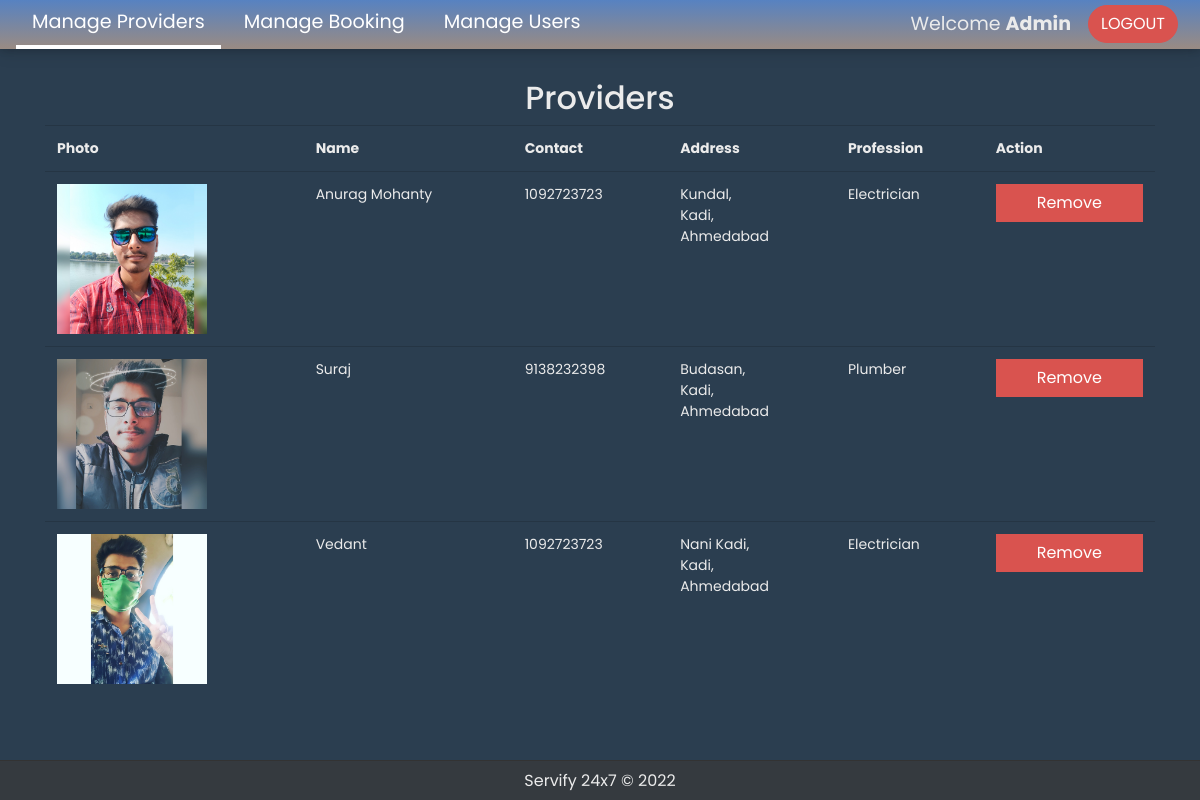
Page /managehall.php (signed in) on the earlier database version.
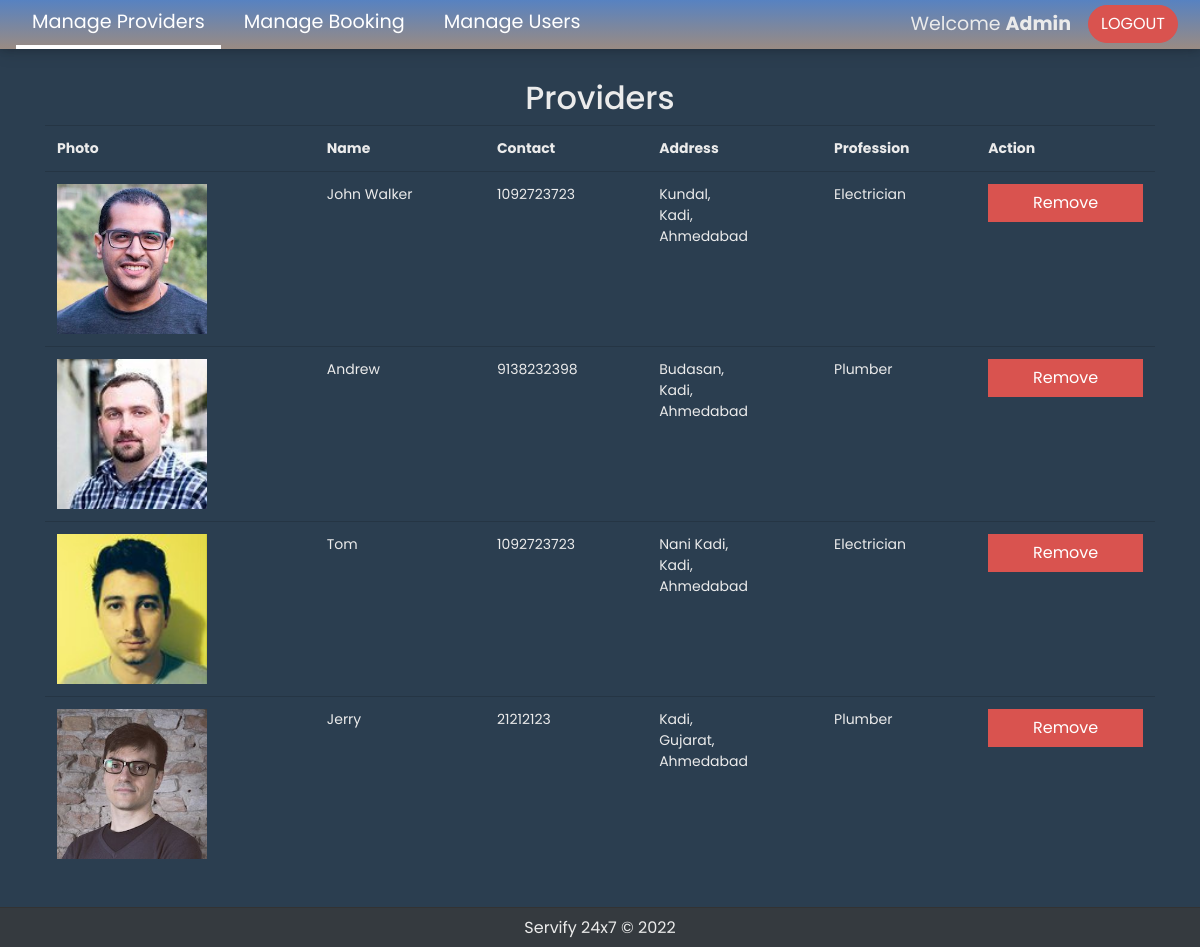
Same page on the later database version.
### tables this page shows
CREATE TABLE `providers` (
  `id` int(10) UNSIGNED NOT NULL,
  `name` varchar(255) NOT NULL,
  `contact` varchar(20) NOT NULL,
  `email` varchar(255) NOT NULL,
  `descr` varchar(1000) NOT NULL,
  `adder1` varchar(255) NOT NULL,
  `adder2` varchar(255) NOT NULL,
  `city` varchar(50) NOT NULL,
  `password` varchar(255) NOT NULL,
  `photo` varchar(255) NOT NULL,
  `profession` varchar(255) NOT NULL,
  `rating` varchar(255) NOT NULL
);

### scripts/DB.php (called while the page is built, shortened)
<?php
class DB
{
    protected static $_stmt = null;
    public static function getConnection()
    {
        try {
            $conn = new PDO("mysql:host=".self::HOST.";dbname=".self::DBNAME, self::USERNAME, self::PASSWORD, []);
            $conn->setAttribute(PDO::ATTR_ERRMODE, PDO::ERRMODE_EXCEPTION);
        } catch (PDOException $e) {
            echo $e->getMessage();
        }
        return $conn;
    }
    public static function query($sql, $params = array())
    {
        try {
            self::$_stmt = self::getConnection()->prepare($sql);
            if (empty($params)) {
                self::$_stmt->execute();
            } else {
                self::$_stmt->execute($params);
            }
            return self::$_stmt;
        } catch (PDOException $e) {
            echo $e->getMessage();
        }
    }
}

### managehall.php (the view, shortened to what this page needs)
<?php
    include_once "include/header.php";
    include_once "scripts/DB.php";
    $stmt = DB::query("SELECT * FROM providers");
    $providers = $stmt->fetchAll(PDO::FETCH_OBJ);
?>
<div class="container" style="margin-top: 30px; margin-bottom: 60px;">
    <h2 class="text-center"> Providers </h2>
    <div class="table-responsive">
        <table class="table">
            <tr>
                <th>Photo</th>
                <th>Name</th>
                <th>Contact</th>
                <th>Address</th>
                <th>Profession</th>
                <th>Action</th>
            </tr>
            <?php foreach ($providers as $provider): ?>
            <tr>
                <td>
                    <img style="height: 150px"
                        src="images/<?= $provider->photo; ?>"
                        alt="photo">
                </td>
                <td><?= ucwords($provider->name) ?>
                </td>
                <td><?= $provider->contact; ?>
                </td>
                <td>
                    <?= ucwords($provider->adder1) ?>,<br>
                    <?= ucwords($provider->adder2) ?>,<br>
                    <?= ucwords($provider->city) ?>
                </td>
                <td><?= ucwords($provider->profession) ?>
                </td>
                <td>
                    <form action="deletehall.php" method="post">
                        <button type="submit" name="remove" onclick="return deleteBooking()" class="btn btn-danger btn-block">Remove</a>
                    </form>
                </td>
            </tr>
            <?php endforeach; ?>
        </table>
    </div>
</div>
<?php include_once "include/footer.php";

Differences in the rows shown:
changed providers "Kundal": photo: a different picture; name "Anurag Mohanty" → "John Walker"
changed providers "Budasan": photo: a different picture; name "Suraj" → "Andrew"
changed providers "Nani Kadi": photo: a different picture; name "Vedant" → "Tom"
added providers: photo (picture), name "Jerry", contact "21212123", adder1 "Kadi", adder2 "Gujarat", city "Ahmedabad", profession "Plumber"
